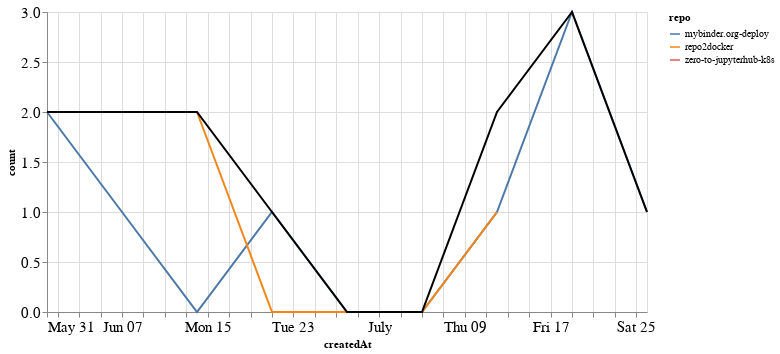

Notebook code cell kept with this figure:
### Markdown cell above
## PRs

### Code cell
prs_time = prs.groupby('repo').resample('W', on='createdAt').count()['author'].reset_index()
prs_time = prs_time.rename(columns={'author': 'count'})
prs_time_total = prs_time.groupby('createdAt').agg({"count": "sum"}).reset_index()

ch1 = alt.Chart(prs_time, width=600).mark_line().encode(
    x='createdAt',
    y='count',
    color='repo',
    tooltip="repo"
)

ch2 = alt.Chart(prs_time_total, width=600).mark_line(color="black").encode(
    x='createdAt',
    y='count',
)

ch1 + ch2

### Figure 1 — Vega-Lite specification as saved in the notebook (floating-point values rounded to 4 significant figures)
{"config": {"axisLeft": {"labelFontSize": 15}, "axisBottom": {"labelFontSize": 15}}, "layer": [{"data": {"name": "data-916af96514881ce949d16614b90eab77"}, "mark": "line", "encoding": {"color": {"type": "nominal", "field": "repo"}, "tooltip": {"type": "nominal", "field": "repo"}, "x": {"type": "temporal", "field": "createdAt"}, "y": {"type": "quantitative", "field": "count"}}, "width": 600}, {"data": {"name": "data-e815caca1477295768bede8e1e84aedc"}, "mark": {"type": "line", "color": "black"}, "encoding": {"x": {"type": "temporal", "field": "createdAt"}, "y": {"type": "quantitative", "field": "count"}}, "width": 600}], "$schema": "https://vega.github.io/schema/vega-lite/v4.8.1.json", "datasets": {"data-916af96514881ce949d16614b90eab77": [{"repo": "mybinder.org-deploy", "createdAt": "2020-05-31T00:00:00", "count": 2}, {"repo": "mybinder.org-deploy", "createdAt": "2020-06-07T00:00:00", "count": 1}, {"repo": "mybinder.org-deploy", "createdAt": "2020-06-14T00:00:00", "count": 0}, {"repo": "mybinder.org-deploy", "createdAt": "2020-06-21T00:00:00", "count": 1}, {"repo": "mybinder.org-deploy", "createdAt": "2020-06-28T00:00:00", "count": 0}, {"repo": "mybinder.org-deploy", "createdAt": "2020-07-05T00:00:00", "count": 0}, {"repo": "mybinder.org-deploy", "createdAt": "2020-07-12T00:00:00", "count": 1}, {"repo": "mybinder.org-deploy", "createdAt": "2020-07-19T00:00:00", "count": 3}, {"repo": "mybinder.org-deploy", "createdAt": "2020-07-26T00:00:00", "count": 1}, {"repo": "repo2docker", "createdAt": "2020-06-14T00:00:00", "count": 2}, {"repo": "repo2docker", "createdAt": "2020-06-21T00:00:00", "count": 0}, {"repo": "repo2docker", "createdAt": "2020-06-28T00:00:00", "count": 0}, {"repo": "repo2docker", "createdAt": "2020-07-05T00:00:00", "count": 0}, {"repo": "repo2docker", "createdAt": "2020-07-12T00:00:00", "count": 1}, {"repo": "zero-to-jupyterhub-k8s", "createdAt": "2020-06-07T00:00:00", "count": 1}], "data-e815caca1477295768bede8e1e84aedc": [{"createdAt": "2020-05-31T00:00:00", "count": 2}, {"createdAt": "2020-06-07T00:00:00", "count": 2}, {"createdAt": "2020-06-14T00:00:00", "count": 2}, {"createdAt": "2020-06-21T00:00:00", "count": 1}, {"createdAt": "2020-06-28T00:00:00", "count": 0}, {"createdAt": "2020-07-05T00:00:00", "count": 0}, {"createdAt": "2020-07-12T00:00:00", "count": 2}, {"createdAt": "2020-07-19T00:00:00", "count": 3}, {"createdAt": "2020-07-26T00:00:00", "count": 1}]}}
